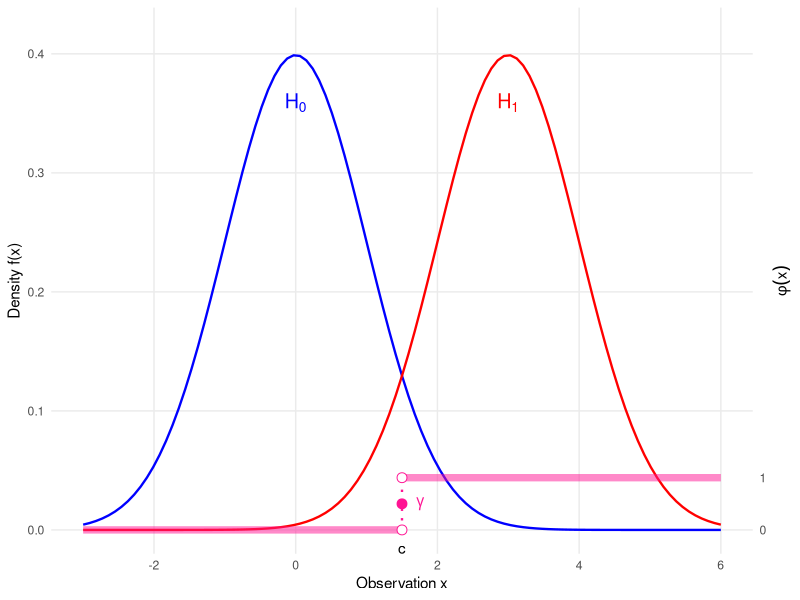
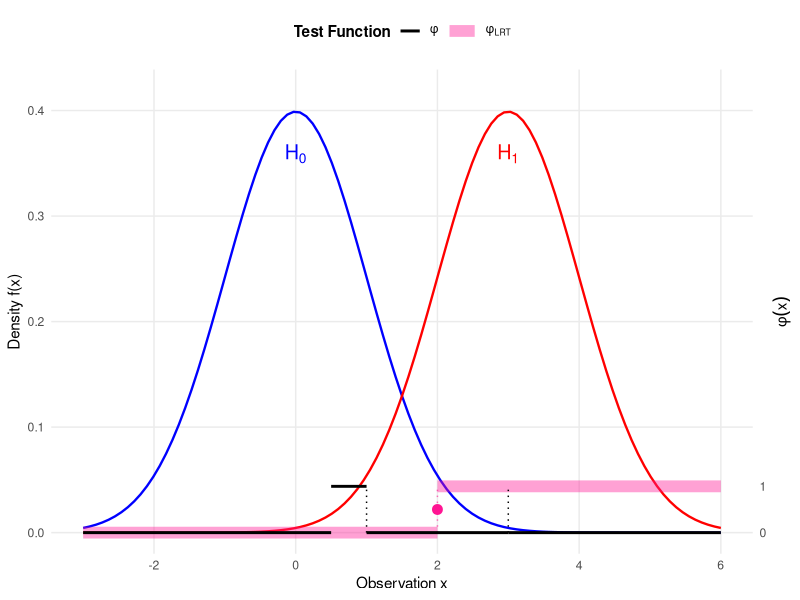
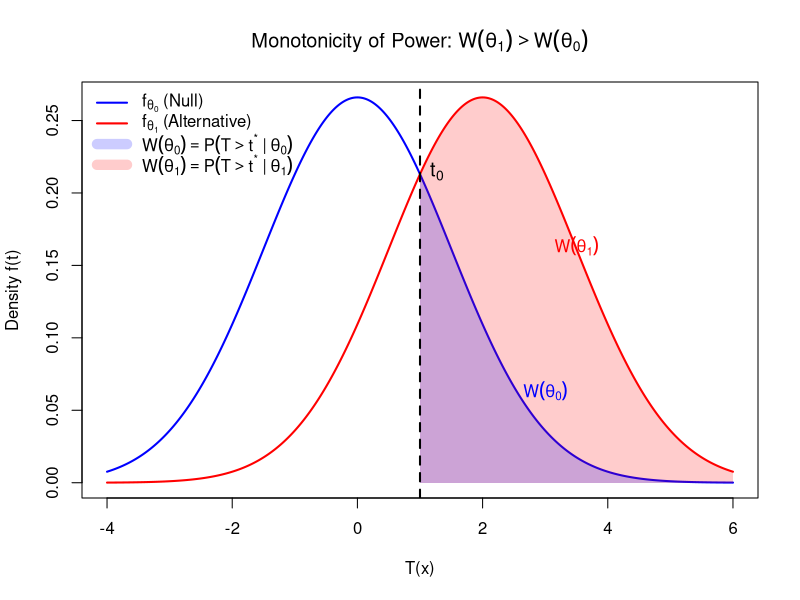
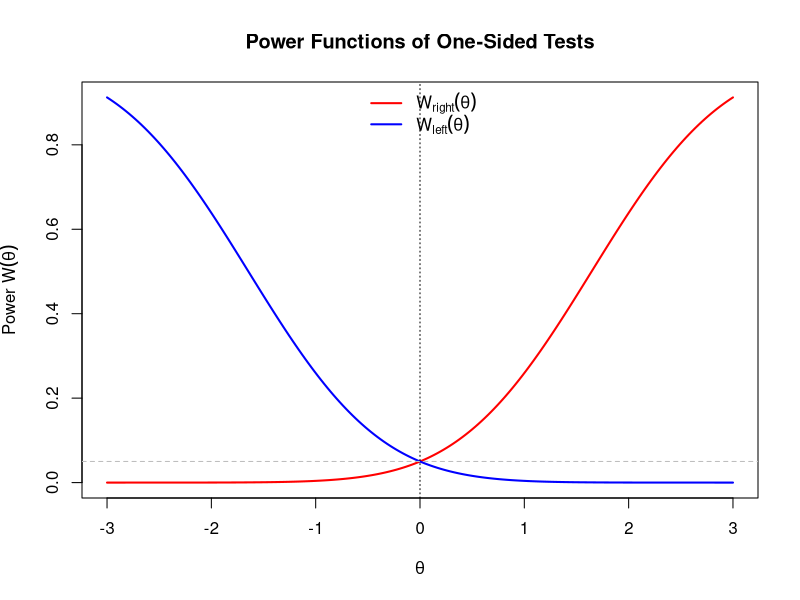
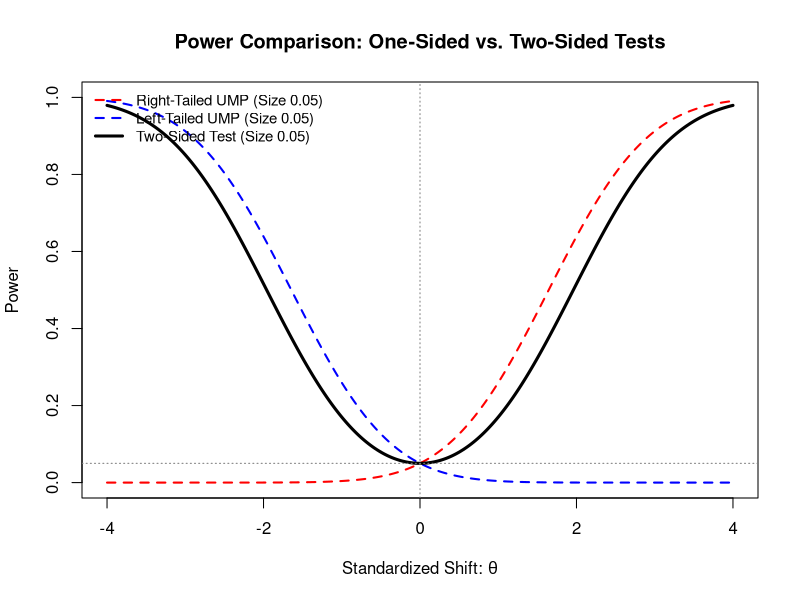

These figures' R source, in order:
## ---- chunk 1
#| label: fig-test-function-size-power
#| fig-cap: "Illustration of a Test Function $\\phi(x)$ (Pink) relative to Size ($H_0$, Blue) and Power ($H_1$, Red)."
#| fig-width: 7
#| fig-height: 5

library(ggplot2)

# 1. Define Parameters
mu0 <- 0
mu1 <- 3
sigma <- 1
c_val <- 1.5      # Critical value
gamma_val <- 0.5  # Randomization constant

# 2. Scaling Constants
max_dens <- dnorm(mu0, mean = mu0, sd = sigma)
y_limit <- max_dens * 1.1
phi_scale <- 0.1 * y_limit

# 3. Define the Test Function phi(x) (Single Test)

# Step function: 0 -> 1 at c_val
df_phi <- data.frame(
  x_start = c(-3, c_val),
  x_end   = c(c_val, 6),
  y_start = c(0, phi_scale),
  y_end   = c(0, phi_scale)
)

ggplot() +
  # --- Layer 1: Densities (Solid Lines, No Fill) ---
  
  # H0: Normal(0, 1) - Blue (Cool)
  stat_function(fun = dnorm, args = list(mean = mu0, sd = sigma), 
                color = "blue", size = 0.8) +
  
  # H1: Normal(3, 1) - Red (Hot)
  stat_function(fun = dnorm, args = list(mean = mu1, sd = sigma), 
                color = "red", size = 0.8) +

  # --- Layer 2: Test Function phi(x) (Thick Pink Line) ---
  
  # The horizontal segments
  geom_segment(data = df_phi, 
               aes(x = x_start, xend = x_end, y = y_start, yend = y_end), 
               color = "deeppink", size = 2.5, alpha = 0.5) +
  
  # The vertical threshold line
  geom_segment(aes(x = c_val, xend = c_val, y = 0, yend = phi_scale), 
               linetype = "dotted", color = "deeppink", size = 0.8) +
  
  # Points at discontinuity
  geom_point(aes(x = c_val, y = gamma_val * phi_scale), 
             color = "deeppink", size = 3) + 
  geom_point(aes(x = c_val, y = 0), size = 3, shape = 21, fill = "white", color = "deeppink") +
  geom_point(aes(x = c_val, y = phi_scale), size = 3, shape = 21, fill = "white", color = "deeppink") +

  # --- Layer 3: Annotations ---
  
  # Gamma label
  annotate("text", x = c_val + 0.2, y = gamma_val * phi_scale, 
           label = expression(gamma), hjust = 0, fontface = "bold", color = "deeppink") +
  
  # H0 / H1 Labels
  annotate("text", x = mu0, y = max_dens * 0.9, 
           label = expression(H[0]), color = "blue", size = 5) +
  annotate("text", x = mu1, y = max_dens * 0.9, 
           label = expression(H[1]), color = "red", size = 5) +
  
  # Critical Value Label
  annotate("text", x = c_val, y = -0.01, label = "c", vjust = 1) +

  # --- Layer 4: Scales ---
  scale_y_continuous(
    name = "Density f(x)",
    limits = c(-0.02, y_limit),
    expand = c(0, 0),
    
    # Secondary Axis for phi
    sec.axis = sec_axis(~ . / phi_scale, 
                        name = expression(phi(x)),
                        breaks = c(0, 1))
  ) +
  scale_x_continuous(name = "Observation x", limits = c(-3, 6)) +
  
  theme_minimal() +
  theme(
    axis.title.y.right = element_text(angle = 90, vjust = 0.5),
    panel.grid.minor = element_blank()
  )

## ---- chunk 2
#| label: fig-NPlemma-proof
#| fig-cap: "Visualizing the NP Lemma. The thick, transparent pink line is $\\phi_{\text{LRT}}$. The thin solid black line is $\\phi$. Overlap is visible as a black line inside pink."
#| fig-width: 7
#| fig-height: 5

library(ggplot2)

# 1. Define Parameters
mu0 <- 0
mu1 <- 3
sigma <- 1
c_lrt <- 2
gamma_val <- 0.5

# Scaling constants
max_dens <- dnorm(mu0, mean = mu0, sd = sigma)
y_limit <- max_dens * 1.1
phi_scale <- 0.1 * y_limit

# 2. Define Test Functions Data
df_lrt <- data.frame(
  x_start = c(-3, c_lrt),
  x_end   = c(c_lrt, 6),
  y_val   = c(0, phi_scale),
  Test    = "phi[LRT]" 
)

df_other <- data.frame(
  x_start = c(-3, 0.5, 1, 3),
  x_end   = c(0.5, 1, 3,6),
  y_val   = c(0, phi_scale, 0, 0),
  Test    = "phi"
)

ggplot() +
  # --- Layer 1: Densities (Solid Lines, No Fill) ---
  stat_function(fun = dnorm, args = list(mean = mu0, sd = sigma), 
                color = "blue", size = 0.8) +
  stat_function(fun = dnorm, args = list(mean = mu1, sd = sigma), 
                color = "red", size = 0.8) +

  # --- Layer 2: Test Functions (Segments) ---
  
  # 2a. LRT Segments (Thick, Transparent Pink)
  geom_segment(data = df_lrt,
               aes(x = x_start, xend = x_end, 
                   y = y_val, yend = y_val, 
                   color = Test, linetype = Test, size = Test),
               alpha = 0.4) + 
  
  # Vertical connector for LRT
  geom_segment(aes(x = c_lrt, xend = c_lrt, y = 0, yend = phi_scale),
               color = "deeppink", linetype = "dotted", size = 0.5, alpha = 0.6) +

  # 2b. Other Test Segments (Thin Black Opaque)
  geom_segment(data = df_other,
               aes(x = x_start, xend = x_end, 
                   y = y_val, yend = y_val, 
                   color = Test, linetype = Test, size = Test)) +
  
  # Vertical connectors for Other Test
  geom_segment(aes(x = 1, xend = 1, y = 0, yend = phi_scale),
               color = "black", linetype = "dotted", size = 0.5) +
  geom_segment(aes(x = 3, xend = 3, y = 0, yend = phi_scale),
               color = "black", linetype = "dotted", size = 0.5) +

  # --- Layer 3: Annotations ---
  # LRT Gamma Point (Pink)
  geom_point(aes(x = c_lrt, y = gamma_val * phi_scale), 
             color = "deeppink", size = 3) +
  
  # Density Labels
  annotate("text", x = mu0, y = max_dens * 0.9, 
           label = expression(H[0]), color = "blue", size = 5) +
  annotate("text", x = mu1, y = max_dens * 0.9, 
           label = expression(H[1]), color = "red", size = 5) +

  # --- Layer 4: Scales and Legend ---
  scale_y_continuous(
    name = "Density f(x)", limits = c(-0.02, y_limit), expand = c(0, 0),
    sec.axis = sec_axis(~ . / phi_scale, name = expression(phi(x)), breaks = c(0, 1))
  ) +
  scale_x_continuous(name = "Observation x", limits = c(-3, 6)) +
  
  # Manual Legend Controls (FIXED using named vectors for labels)
  scale_color_manual(name = "Test Function",
                     values = c("phi[LRT]" = "deeppink", "phi" = "black"),
                     labels = c("phi[LRT]" = expression(phi[LRT]), "phi" = expression(phi))) +
  scale_linetype_manual(name = "Test Function",
                        values = c("phi[LRT]" = "solid", "phi" = "solid"),
                        labels = c("phi[LRT]" = expression(phi[LRT]), "phi" = expression(phi))) +
  scale_size_manual(name = "Test Function",
                    values = c("phi[LRT]" = 4,   # Extra Thick
                               "phi" = 1), # Thin
                    labels = c("phi[LRT]" = expression(phi[LRT]), "phi" = expression(phi))) +
  
  theme_minimal() +
  theme(
    legend.position = "top",
    legend.title = element_text(face = "bold"),
    axis.title.y.right = element_text(angle = 90, vjust = 0.5),
    panel.grid.minor = element_blank()
  )
  

## ---- chunk 3
#| label: fig-monotone-power-MLR
#| echo: false
#| fig-cap: "Visualizing Monotonicity of Power Function $W(\\theta)$ for MLR Distributions"

# Parameters
mu0 <- 0   # Corresponds to theta_0
mu1 <- 2   # Corresponds to theta_1 (where theta_1 > theta_0)
sigma <- 1.5
t0 <- 1.0

# Grid
x <- seq(-4, 6, length.out = 500)
f0 <- dnorm(x, mean = mu0, sd = sigma)
f1 <- dnorm(x, mean = mu1, sd = sigma)

# Calculate exact densities at threshold t0 for polygon closing
y0_t0 <- dnorm(t0, mean = mu0, sd = sigma)
y1_t0 <- dnorm(t0, mean = mu1, sd = sigma)

# Plotting
plot(x, f0, type = "l", col = "blue", lwd = 2, 
     ylab = "Density f(t)", xlab = "T(x)", 
     main = expression(paste("Monotonicity of Power: ", W(theta[1]) > W(theta[0]))))
lines(x, f1, col = "red", lwd = 2)

# Define the domain for the tails (t > t0)
idx_tail <- x > t0
x_poly <- c(t0, t0, x[idx_tail], max(x))

# Shading W(theta_1) - The red tail

# Corresponds to the Alternative theta_1
y_poly1 <- c(0, y1_t0, f1[idx_tail], 0)
polygon(x_poly, y_poly1, 
        col = rgb(1, 0, 0, 0.2), border = NA)

# Shading W(theta_0) - The blue tail

# Corresponds to the Null theta_0
y_poly0 <- c(0, y0_t0, f0[idx_tail], 0)
polygon(x_poly, y_poly0, 
        col = rgb(0, 0, 1, 0.2), border = NA)

# Add Threshold Line
abline(v = t0, col = "black", lwd = 2, lty = 2)

# Legend
legend("topleft", 
       legend = c(expression(f[theta[0]] ~ "(Null)"), 
                  expression(f[theta[1]] ~ "(Alternative)"), 
                  expression(W(theta[0]) == P(T > t^"*" ~ "|" ~ theta[0])), 
                  expression(W(theta[1]) == P(T > t^"*" ~ "|" ~ theta[1]))),
       col = c("blue", "red", rgb(0, 0, 1, 0.2), rgb(1, 0, 0, 0.2)), 
       lwd = c(2, 2, 10, 10), bty = "n")
text(t0, max(f0)*0.8, expression(t[0]), pos = 4, col = "black", cex = 1.2)

# Annotations pointing to the areas
text(3, 0.05, expression(W(theta[0])), col = "blue", pos = 3)
text(3.5, 0.15, expression(W(theta[1])), col = "red", pos = 3)

## ---- chunk 4
#| label: fig-two-powers-ill
#| echo: false
#| fig-height: 4
#| fig-width: 6
#| fig-cap: "Illustration of the Conflict of Optimal Regions: Power functions for the Right-Tailed (red) and Left-Tailed (blue) UMP tests."

theta <- seq(-3, 3, length.out=200)
power_right <- 1 - pnorm(1.645 - theta) 
power_left <- pnorm(-1.645 - theta)

plot(theta, power_right, type='l', col='red', lwd=2, 
   ylab=expression(paste("Power ", W(theta))), xlab=expression(theta),
   main="Power Functions of One-Sided Tests")
lines(theta, power_left, col='blue', lwd=2)
abline(h=0.05, lty=2, col="gray")
abline(v=0, lty=3)
legend("top", legend=c(expression(W[right](theta)), expression(W[left](theta))), 
      col=c("red", "blue"), lwd=2, bty="n")
## ---- chunk 5
#| label: fig-two-powers-normal
#| echo: false
#| fig-height: 5
#| fig-width: 7
#| fig-cap: "Power functions of size alpha=0.05 tests for a Normal mean. The two-sided test (black) is everywhere less powerful than the respective optimal one-sided test (red or blue) for any true difference."

# Standardized effect size: sqrt(n)(mu - mu_0) / sigma
theta <- seq(-4, 4, length.out=300)
alpha <- 0.05

# Critical values
z_alpha <- qnorm(1 - alpha)       # ~1.645
z_half_alpha <- qnorm(1 - alpha/2) # ~1.96

# Power functions
power_right <- 1 - pnorm(z_alpha - theta) 
power_left <- pnorm(-z_alpha - theta)
power_two <- (1 - pnorm(z_half_alpha - theta)) + pnorm(-z_half_alpha - theta)

# Plotting
plot(theta, power_right, type='l', col='red', lwd=2, lty=2,
     ylab="Power", xlab=expression(paste("Standardized Shift: ", theta)),
     main="Power Comparison: One-Sided vs. Two-Sided Tests",
     ylim=c(0, 1))

lines(theta, power_left, col='blue', lwd=2, lty=2)
lines(theta, power_two, col='black', lwd=3)

# Reference lines
abline(h=alpha, lty=3, col="gray50")
abline(v=0, lty=3, col="gray50")

# Legend
legend("topleft", 
       legend=c("Right-Tailed UMP (Size 0.05)", 
                "Left-Tailed UMP (Size 0.05)", 
                "Two-Sided Test (Size 0.05)"), 
       col=c("red", "blue", "black"), 
       lwd=c(2, 2, 3), lty=c(2, 2, 1), bty="n", cex=0.9)
